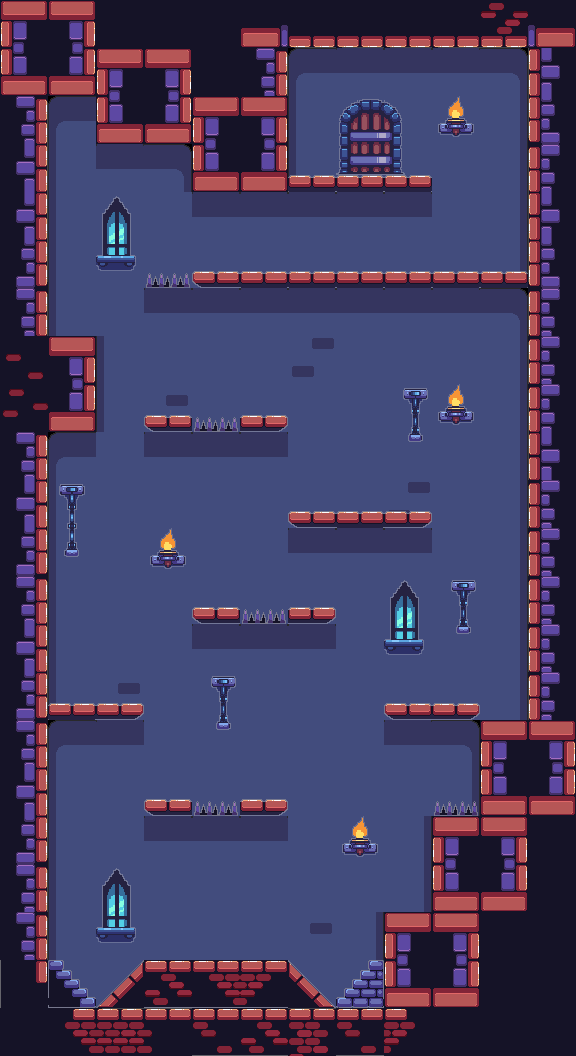

A 2D game scene composited from a Tiled map and its tileset images. What follows is a short description and the map's XML, with every tile layer's data as written:
An orthogonal 12x22 tile map with 48x48 px tiles, 3 tile layers (Background 1, Background 2, Background 3) and 32 objects.

<map version="1.5" tiledversion="1.7.2" orientation="orthogonal" renderorder="right-down" width="12" height="22" tilewidth="48" tileheight="48" infinite="0" nextlayerid="7" nextobjectid="37">
 <tileset firstgid="1" source="map_7.tsx" />
 <layer id="1" name="Background 1" width="12" height="22">
  <data encoding="csv">
68,69,1,1,1,19,20,20,20,20,30,31,
86,87,68,69,1,37,218,206,206,206,228,67,
37,218,86,87,68,69,236,238,238,238,246,85,
55,236,206,228,86,87,236,238,238,238,246,49,
55,236,238,238,206,206,206,206,206,206,246,67,
73,236,238,238,238,238,238,238,238,238,246,85,
37,236,238,206,206,206,206,206,206,206,228,49,
55,238,236,238,238,238,225,238,238,238,246,49,
73,238,236,224,238,238,238,238,238,238,246,49,
37,218,238,206,206,206,238,238,238,238,246,67,
55,236,238,238,238,238,238,238,225,238,246,49,
73,236,238,238,238,238,206,206,206,238,246,49,
37,236,238,238,238,238,238,238,238,238,246,49,
55,236,238,238,206,206,206,238,238,238,246,49,
73,236,224,238,238,238,238,238,238,238,246,49,
37,218,206,238,238,238,238,238,206,228,68,69,
55,236,238,238,238,238,238,238,238,246,86,87,
73,236,238,206,206,206,238,238,246,68,69,1,
37,236,238,238,238,238,238,238,246,86,87,1,
37,236,238,238,238,238,224,246,68,69,1,1,
2684354680,238,238,238,238,238,238,238,86,87,1,1,
1,91,92,93,109,110,80,109,103,1,1,1
</data>
 </layer>
 <layer id="2" name="Background 2" width="12" height="22">
  <data encoding="csv">
0,0,0,0,0,0,0,0,0,0,0,0,
0,0,0,0,0,0,0,0,0,0,0,0,
0,0,0,0,0,0,0,0,0,217,0,0,
0,0,0,0,0,0,188,188,188,0,0,0,
0,0,289,0,0,0,0,0,0,238,0,0,
0,0,307,157,187,188,188,188,188,188,188,0,
0,0,0,0,0,0,0,0,0,0,0,0,
3,69,0,0,0,0,0,0,0,0,0,0,
4,87,0,187,157,189,0,0,361,217,0,0,
0,0,0,0,0,0,0,0,379,0,0,0,
0,362,0,0,0,0,187,188,189,0,0,0,
0,380,0,217,0,0,0,0,0,0,0,0,
0,0,0,0,187,157,189,0,289,361,0,0,
0,0,0,0,0,0,0,0,307,379,0,0,
0,188,189,0,361,0,0,0,187,189,0,0,
0,0,0,0,379,0,0,0,0,0,0,0,
0,0,0,187,157,189,0,0,0,157,0,0,
0,0,0,0,0,0,0,217,0,0,0,0,
0,0,289,0,0,0,0,0,0,0,0,0,
0,0,307,0,0,0,0,0,0,0,0,0,
0,152,15,110,111,112,16,154,0,0,0,0,
0,0,0,0,0,0,0,0,0,0,0,0
</data>
 </layer>
 <layer id="3" name="Background 3" width="12" height="22">
  <data encoding="csv">
0,0,0,0,0,0,0,0,0,0,0,0,
0,0,0,0,0,0,0,0,0,0,0,0,
0,0,0,0,0,0,0,290,291,0,0,0,
0,0,0,0,0,0,0,308,309,0,0,0,
0,0,0,0,0,0,0,0,0,0,0,0,
0,0,0,0,0,0,0,0,0,0,0,0,
0,0,0,0,0,0,0,0,0,0,0,0,
0,0,0,0,0,0,0,0,0,0,0,0,
0,0,0,0,0,0,0,0,0,0,0,0,
0,0,0,0,0,0,0,0,0,0,0,0,
0,0,0,0,0,0,0,0,0,0,0,0,
0,0,0,0,0,0,0,0,0,0,0,0,
0,0,0,0,0,0,0,0,0,0,0,0,
0,0,0,0,0,0,0,0,0,0,0,0,
0,0,0,0,0,0,0,0,0,0,0,0,
0,0,0,0,0,0,0,0,0,0,0,0,
0,0,0,0,0,0,0,0,0,0,0,0,
0,0,0,0,0,0,0,0,0,0,0,0,
0,0,0,0,0,0,0,0,0,0,0,0,
0,0,0,0,0,0,0,0,0,0,0,0,
0,0,0,0,0,0,0,0,0,0,0,0,
0,0,0,0,0,0,0,0,0,0,0,0
</data>
 </layer>
 <objectgroup id="4" name="Walls">
  <object id="1" x="289.333" y="47.3333">
   <polygon points="0,0 239.333,0 118,-30.6667" />
  </object>
  <object id="2" x="286.667" y="48">
   <polygon points="0,0 2,124.667 -34.6667,66.6667" />
  </object>
  <object id="3" x="289.333" y="190.667">
   <polygon points="0,0 -97.3333,0 -96.6667,-46" />
  </object>
  <object id="5" x="96" y="96.6667">
   <polygon points="0,0 0.666667,48 95.3333,46.6667" />
  </object>
  <object id="6" x="96" y="96">
   <polygon points="0,0 -48,1.33333 -47.3333,-25.3333" />
  </object>
  <object id="7" x="47.3333" y="99.3333">
   <polygon points="0,0 0.666667,235.333 -32.6667,112.667" />
  </object>
  <object id="8" x="49.3333" y="336">
   <polygon points="0,0 46,0 46.6667,96 1.33333,94.6667 -22,50" />
  </object>
  <object id="9" x="49.3333" y="432.667">
   <polygon points="0,0 -2,526 -38.6667,221.333" />
  </object>
  <object id="10" x="51.3333" y="702.667">
   <polygon points="0,0 92.6667,-0.666667 91.3333,10.6667 81.3333,16.6667 -1.33333,18" />
  </object>
  <object id="11" x="47.3333" y="961.333">
   <polygon points="0,0 14.6667,-0.666667 15.3333,9.33333 22,8.66667 22.6667,16 22.6667,17.3333 30.6667,17.3333 32,27.3333 38.6667,26 40,35.3333 46,33.3333 48,47.3333 1.33333,50.6667" />
  </object>
  <object id="12" x="144" y="798.667">
   <polygon points="0,0 47.3333,0.666667 48,16 8.66667,17.3333 0,9.33333" />
  </object>
  <object id="13" x="240.667" y="798.667">
   <polygon points="0,0 46,-0.666667 46.6667,10 38,14.6667 -1.33333,16.6667" />
  </object>
  <object id="14" x="192" y="608.667">
   <polygon points="0,0 49.3333,-0.666667 49.3333,13.3333 8.66667,14.6667 0,7.33333" />
  </object>
  <object id="15" x="288.667" y="607.333">
   <polygon points="0,0 45.3333,0.666667 45.3333,9.33333 36.6667,15.3333 -0.666667,15.3333" />
  </object>
  <object id="16" x="384" y="703.75">
   <polygon points="0,0 95.25,-0.25 95.75,9.75 87,16 8.5,16.5 0,10" />
  </object>
  <object id="17" x="95" y="1009">
   <polygon points="0,0 49,-49.3333 193,-49.3333 240.667,-1" />
  </object>
  <object id="18" x="336" y="1008.67">
   <polygon points="0,0 1,-11 8.66667,-10.6667 9,-20 16.3333,-20 16.3333,-28.3333 24.3333,-29 25,-38.3333 33.3333,-39 32.6667,-48 46.6667,-48.3333 48,-1.66667" />
  </object>
  <object id="19" x="385" y="1007">
   <polygon points="0,0 -1.33333,-95 47,-95" />
  </object>
  <object id="20" x="432.667" y="912.333">
   <polygon points="0,0 -1,-96 46.6667,-96" />
  </object>
  <object id="21" x="480.667" y="816">
   <polygon points="0,0 0,-96 49.3333,-96" />
  </object>
  <object id="22" x="526" y="720">
   <polygon points="0,0 3,-673 41,-315" />
  </object>
  <object id="23" x="192" y="270">
   <polygon points="0,0 333,-1 335,17 10,17 -2,9" />
  </object>
  <object id="24" x="145" y="416">
   <polygon points="0,0 47,-1 47,14 8,16 0,9" />
  </object>
  <object id="25" x="241" y="414">
   <polygon points="0,0 46,0 46,12 34,17 -1,15" />
  </object>
  <object id="26" x="287" y="512">
   <polygon points="0,0 143,-1 144,8 138,15 12,17 -1,9" />
  </object>
  <object id="36" x="289.25" y="175">
   <polygon points="0,0 142.25,0 142.5,12.5 0.5,12.75 -2,5" />
  </object>
 </objectgroup>
 <objectgroup id="5" name="Traps">
  <object id="28" x="144" y="287.667">
   <polygon points="0,0 49,0.333333 43.3333,-14.6667 4,-15.3333" />
  </object>
  <object id="29" x="193.333" y="431.667">
   <polygon points="0,0 47,-0.333333 42.6667,-15.3333 3,-15 0.333333,-3.33333" />
  </object>
  <object id="31" x="241.333" y="624">
   <polygon points="0,0 47.3333,-0.666667 42.6667,-15.6667 4,-15" />
  </object>
  <object id="32" x="432.25" y="816.25">
   <polygon points="0,0 46.75,-0.25 43.25,-15.25 5,-15.5" />
  </object>
  <object id="33" x="192.5" y="815.5">
   <polygon points="0,0 46.75,0.25 43.25,-15 5.25,-15.5" />
  </object>
 </objectgroup>
 <objectgroup id="6" name="Door">
  <object id="34" x="335.75" y="176.25">
   <polygon points="0,0 70.75,-0.25 65.5,-5.5 65.75,-57.25 63.25,-62.75 59.5,-69.5 52.75,-73.5 41.5,-77.25 27,-77.25 17.75,-73.75 11,-69 5.5,-62.25 4.25,-55.25 3.75,-7.5" />
  </object>
 </objectgroup>
</map>
